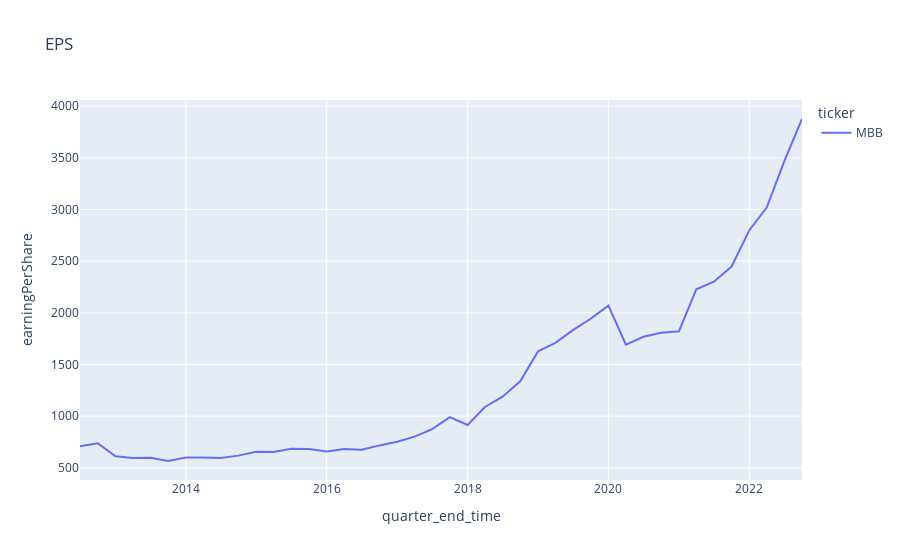

Notebook cell for this chart:
### Markdown cell above
## Earning Per Share

### Code cell
import plotly.express as px

fig = px.line(balancesheet_financialratio_incomestatement_per_group, x="quarter_end_time", y="earningPerShare", color="ticker", title='EPS')
fig.show()
